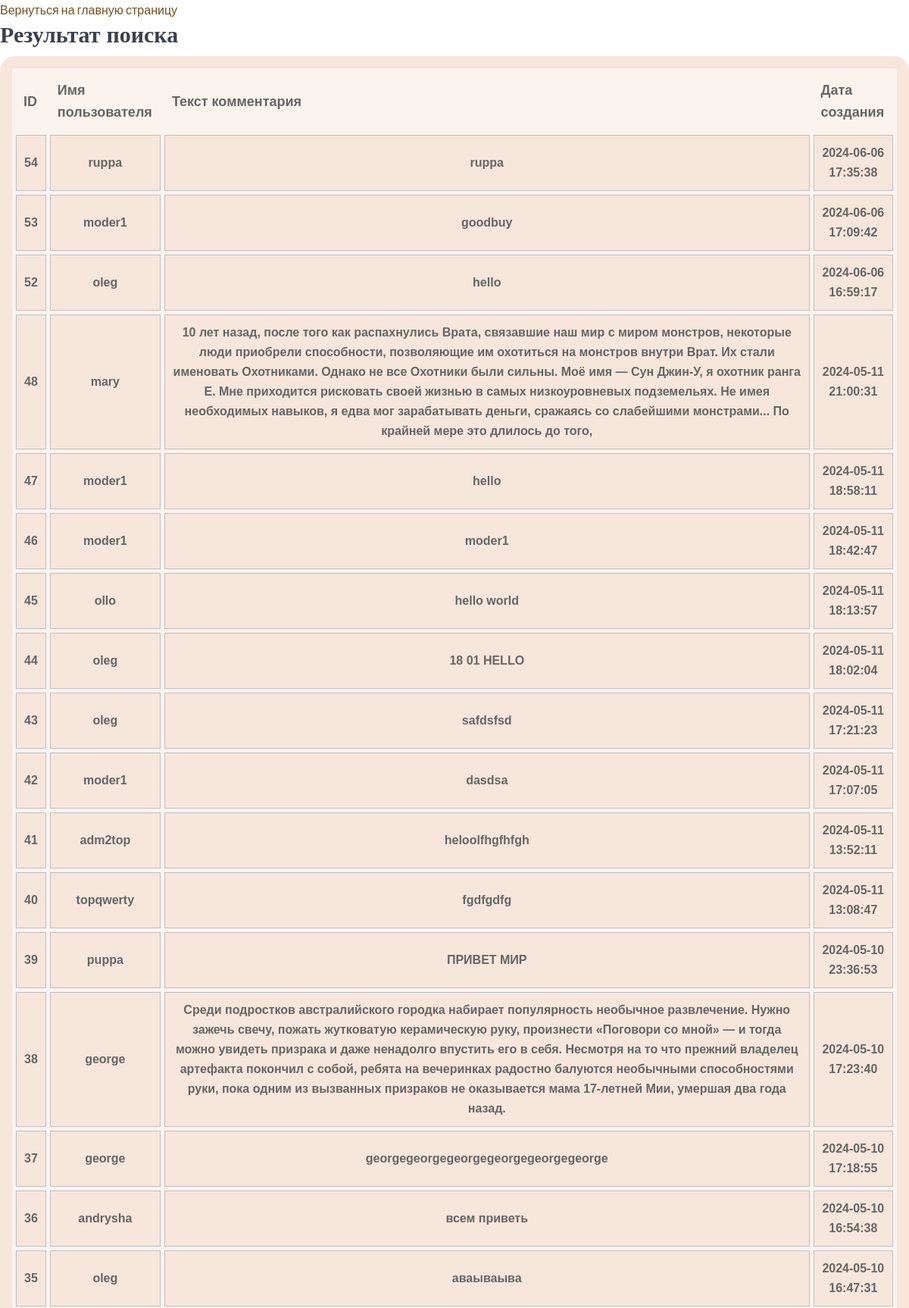
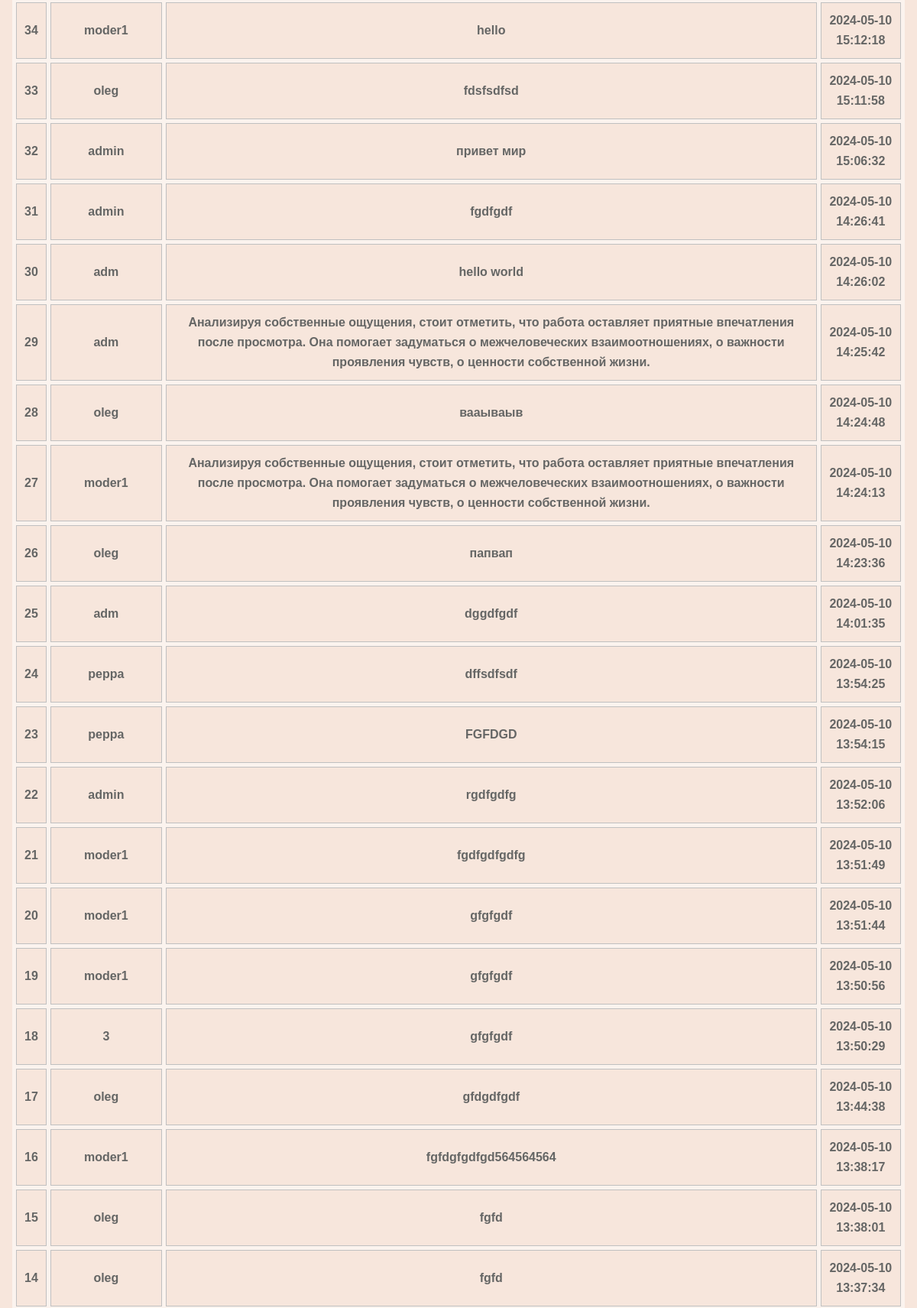
The page /php/admin_actions/info_comments_all.php (upper part) on the database its author committed (2 pictures, top to bottom).
### tables this page shows
CREATE TABLE `comments2` (
  `id` int NOT NULL,
  `username` varchar(30) NOT NULL,
  `comment_text` text NOT NULL,
  `comment_activated` int NOT NULL DEFAULT '0',
  `create_at` datetime DEFAULT CURRENT_TIMESTAMP,
  `users_id` int DEFAULT NULL
);

### src/php/includes/admin_actions.inc.php (called while the page is built, shortened)
<?php
function Get_comments_info(object $pdo)
{
    $query = "SELECT * FROM `comments2` ORDER BY create_at DESC;";
    $stmt = $pdo->prepare($query);
    $stmt->execute();
    $result = $stmt->fetchAll(pdo::FETCH_ASSOC);
    return $result;
}

### src/php/admin_actions/info_comments_all.php (the view, shortened to what this page needs)
<!DOCTYPE html>
<html lang="en">
<head>
  <link rel="stylesheet" href="/vendors/bootstrap/bootstrap.min.css">
  <link rel="stylesheet" href="/vendors/fontawesome/css/all.min.css">
  <link rel="stylesheet" href="/vendors/themify-icons/themify-icons.css">
  <link rel="stylesheet" href="/vendors/linericon/style.css">
  <link rel="stylesheet" href="/vendors/owl-carousel/owl.theme.default.min.css">
  <link rel="stylesheet" href="/vendors/owl-carousel/owl.carousel.min.css">
  <link rel="stylesheet" href="/css/css_site/style.css">
</head>
<?php
require __DIR__.'/../includes/admin_actions.inc.php';
            $result = Get_comments_info($pdo);
?>
<a href="../admin_page.php">Вернуться на главную страницу</a>
 <h2>Результат поиска</h2>
<table>
         <th>ID</th>
         <th>Имя пользователя</th>
         <th>Текст комментария</th>
         <th>Дата создания</th>
 <?php
if (empty($result)) {
   echo "NOT result";
}
else {
    foreach ($result as $row) {
        echo "<tr>";
            echo "<td>" . htmlspecialchars($row["id"]) . "</td>";
            echo "<td>" . htmlspecialchars($row["username"]) . "</td>";
            echo "<td>" . htmlspecialchars($row["comment_text"]) . "</td>";
            echo "<td>" . htmlspecialchars($row["create_at"]). "</td>";
        echo "</tr>";
    }
}

### src/css/css_site/style.css (style rules this page uses)
h1, h2, h3, h4, h5, h6 { font-family: "Lora", serif; color: #3a414e; line-height: 1.333 }
h2, .h2 { font-size: 18px; font-weight: 700 }
a { display: inline-block }
table { font-family: "Lucida Sans Unicode", "Lucida Grande", Sans-Serif; text-align: left; border-collapse: separate; border-spacing: 5px; background: rgba(243, 219, 204, 0.337); color: #656665; border: 16px solid rgba(243, 219, 204, 0.535); border-radius: 20px; }
th { font-size: 18px; padding: 10px; font-weight: bold; }
td { background: rgba(243, 219, 204, 0.535); padding: 10px; font-weight: bold; }
h2 { font-size: 30px; }
a { color: #ff9907; }

### src/php/admin_actions/info_comments_all.php (style rules this page uses)
td { height:60px; border: solid 1px silver; text-align:center; }

### rows shown on the page
comments2: id "54", username "ruppa", comment_text "ruppa", create_at "2024-06-06 17:35:38"
comments2: id "53", username "moder1", comment_text "goodbuy", create_at "2024-06-06 17:09:42"
comments2: id "52", username "oleg", comment_text "hello", create_at "2024-06-06 16:59:17"
comments2: id "48", username "mary", comment_text "10 лет назад, после того как распахнулись Врата, связавшие наш мир с миром монстров, некоторые люди приобрели способности, позволяющие им охотиться на монстров внутри Врат. Их стали именовать Охотниками. Однако не все Охотники были сильны. Моё имя — Сун Джин-У, я охотник ранга Е. Мне приходится рисковать своей жизнью в самых низкоуровневых подземельях. Не имея необходимых навыков, я едва мог зарабатывать деньги, сражаясь со слабейшими монстрами... По крайней мере это длилось до того,", create_at "2024-05-11 21:00:31"
comments2: id "47", username "moder1", comment_text "hello", create_at "2024-05-11 18:58:11"
comments2: id "46", username "moder1", comment_text "moder1", create_at "2024-05-11 18:42:47"
comments2: id "45", username "ollo", comment_text "hello world", create_at "2024-05-11 18:13:57"
comments2: id "44", username "oleg", comment_text "18 01 HELLO", create_at "2024-05-11 18:02:04"
comments2: id "43", username "oleg", comment_text "safdsfsd", create_at "2024-05-11 17:21:23"
comments2: id "42", username "moder1", comment_text "dasdsa", create_at "2024-05-11 17:07:05"
comments2: id "41", username "adm2top", comment_text "heloolfhgfhfgh", create_at "2024-05-11 13:52:11"
comments2: id "40", username "topqwerty", comment_text "fgdfgdfg", create_at "2024-05-11 13:08:47"
comments2: id "39", username "puppa", comment_text "ПРИВЕТ МИР", create_at "2024-05-10 23:36:53"
comments2: id "38", username "george", comment_text "Среди подростков австралийского городка набирает популярность необычное развлечение. Нужно зажечь свечу, пожать жутковатую керамическую руку, произнести «Поговори со мной» — и тогда можно увидеть призрака и даже ненадолго впустить его в себя. Несмотря на то что прежний владелец артефакта покончил с собой, ребята на вечеринках радостно балуются необычными способностями руки, пока одним из вызванных призраков не оказывается мама 17-летней Мии, умершая два года назад.", create_at "2024-05-10 17:23:40"
comments2: id "37", username "george", comment_text "georgegeorgegeorgegeorgegeorgegeorge", create_at "2024-05-10 17:18:55"
comments2: id "36", username "andrysha", comment_text "всем приветь", create_at "2024-05-10 16:54:38"
comments2: id "35", username "oleg", comment_text "аваываыва", create_at "2024-05-10 16:47:31"
comments2: id "34", username "moder1", comment_text "hello", create_at "2024-05-10 15:12:18"
comments2: id "33", username "oleg", comment_text "fdsfsdfsd", create_at "2024-05-10 15:11:58"
comments2: id "32", username "admin", comment_text "привет мир", create_at "2024-05-10 15:06:32"
comments2: id "31", username "admin", comment_text "fgdfgdf", create_at "2024-05-10 14:26:41"
comments2: id "30", username "adm", comment_text "hello world", create_at "2024-05-10 14:26:02"
comments2: id "29", username "adm", comment_text "Анализируя собственные ощущения, стоит отметить, что работа оставляет приятные впечатления после просмотра. Она помогает задуматься о межчеловеческих взаимоотношениях, о важности проявления чувств, о ценности собственной жизни.", create_at "2024-05-10 14:25:42"
comments2: id "28", username "oleg", comment_text "вааываыв", create_at "2024-05-10 14:24:48"
comments2: id "27", username "moder1", comment_text "Анализируя собственные ощущения, стоит отметить, что работа оставляет приятные впечатления после просмотра. Она помогает задуматься о межчеловеческих взаимоотношениях, о важности проявления чувств, о ценности собственной жизни.", create_at "2024-05-10 14:24:13"
comments2: id "26", username "oleg", comment_text "папвап", create_at "2024-05-10 14:23:36"
comments2: id "25", username "adm", comment_text "dggdfgdf", create_at "2024-05-10 14:01:35"
comments2: id "24", username "peppa", comment_text "dffsdfsdf", create_at "2024-05-10 13:54:25"
comments2: id "23", username "peppa", comment_text "FGFDGD", create_at "2024-05-10 13:54:15"
comments2: id "22", username "admin", comment_text "rgdfgdfg", create_at "2024-05-10 13:52:06"
comments2: id "21", username "moder1", comment_text "fgdfgdfgdfg", create_at "2024-05-10 13:51:49"
comments2: id "20", username "moder1", comment_text "gfgfgdf", create_at "2024-05-10 13:51:44"
comments2: id "19", username "moder1", comment_text "gfgfgdf", create_at "2024-05-10 13:50:56"
comments2: id "18", username "3", comment_text "gfgfgdf", create_at "2024-05-10 13:50:29"
comments2: id "17", username "oleg", comment_text "gfdgdfgdf", create_at "2024-05-10 13:44:38"
comments2: id "16", username "moder1", comment_text "fgfdgfgdfgd564564564", create_at "2024-05-10 13:38:17"
comments2: id "15", username "oleg", comment_text "fgfd", create_at "2024-05-10 13:38:01"
comments2: id "14", username "oleg", comment_text "fgfd", create_at "2024-05-10 13:37:34"
